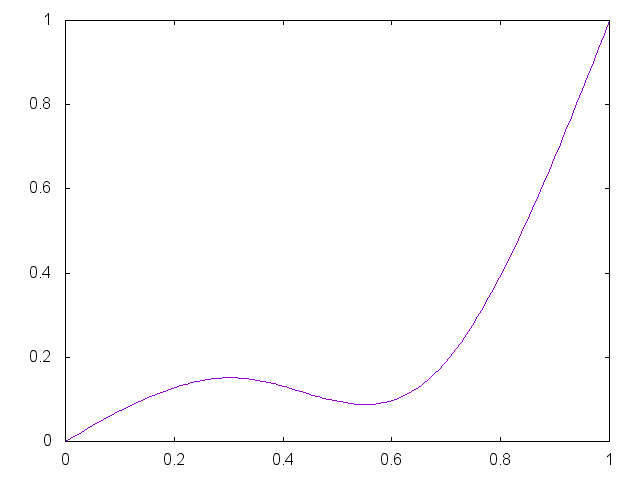

This figure's gnuplot source:


set term png

set output "generate/static/generate/csplines-0.15-0.15.png"
plot '-' smooth csplines notitle
0 0
0.33 0.15
0.67 0.15 
1 1
e

reset;
